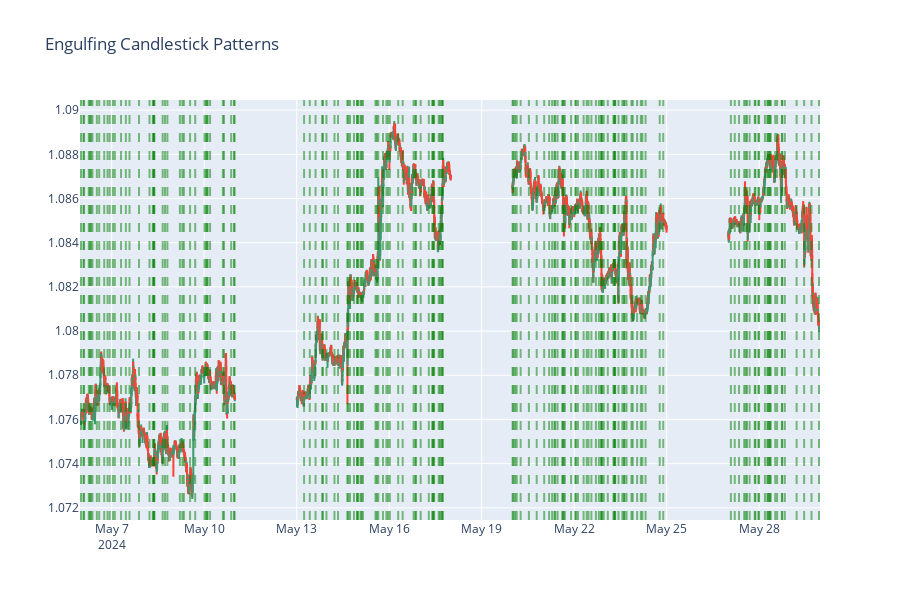

This figure's notebook cell:
### Code cell
# visualizing engulfs
engulfs = ohlc_df[ohlc_df['engulfing_pattern'] == True]

fig_engulf = go.Figure(fig)
fig_engulf.update_layout(title='Engulfing Candlestick Patterns')

for i, x in engulfs.iterrows():
    fig_engulf.add_vline(x=x['time'], line_width=2, line_dash="dash", opacity=0.5, line_color="green")
    
fig_engulf

### Figure 1 — Plotly figure (JSON) as saved in the notebook; plotly's stock layout.template omitted (floating-point values rounded to 4 significant figures; data arrays with more than 128 entries replaced by an {"elided": "..."} marker saying what was removed)
{"data": [{"close": {"elided": "5173 float values"}, "high": {"elided": "5173 float values"}, "low": {"elided": "5173 float values"}, "open": {"elided": "5173 float values"}, "type": "candlestick", "x": {"elided": "5173 str values"}}], "layout": {"height": 600, "shapes": [{"line": {"color": "green", "dash": "dash", "width": 2}, "opacity": 0.5, "type": "line", "x0": "2024-05-06T00:05:00", "x1": "2024-05-06T00:05:00", "xref": "x", "y0": 0, "y1": 1, "yref": "y domain"}, {"line": {"color": "green", "dash": "dash", "width": 2}, "opacity": 0.5, "type": "line", "x0": "2024-05-06T02:00:00", "x1": "2024-05-06T02:00:00", "xref": "x", "y0": 0, "y1": 1, "yref": "y domain"}, {"line": {"color": "green", "dash": "dash", "width": 2}, "opacity": 0.5, "type": "line", "x0": "2024-05-06T02:30:00", "x1": "2024-05-06T02:30:00", "xref": "x", "y0": 0, "y1": 1, "yref": "y domain"}, {"line": {"color": "green", "dash": "dash", "width": 2}, "opacity": 0.5, "type": "line", "x0": "2024-05-06T06:10:00", "x1": "2024-05-06T06:10:00", "xref": "x", "y0": 0, "y1": 1, "yref": "y domain"}, {"line": {"color": "green", "dash": "dash", "width": 2}, "opacity": 0.5, "type": "line", "x0": "2024-05-06T07:00:00", "x1": "2024-05-06T07:00:00", "xref": "x", "y0": 0, "y1": 1, "yref": "y domain"}, {"line": {"color": "green", "dash": "dash", "width": 2}, "opacity": 0.5, "type": "line", "x0": "2024-05-06T07:55:00", "x1": "2024-05-06T07:55:00", "xref": "x", "y0": 0, "y1": 1, "yref": "y domain"}, {"line": {"color": "green", "dash": "dash", "width": 2}, "opacity": 0.5, "type": "line", "x0": "2024-05-06T09:00:00", "x1": "2024-05-06T09:00:00", "xref": "x", "y0": 0, "y1": 1, "yref": "y domain"}, {"line": {"color": "green", "dash": "dash", "width": 2}, "opacity": 0.5, "type": "line", "x0": "2024-05-06T12:25:00", "x1": "2024-05-06T12:25:00", "xref": "x", "y0": 0, "y1": 1, "yref": "y domain"}, {"line": {"color": "green", "dash": "dash", "width": 2}, "opacity": 0.5, "type": "line", "x0": "2024-05-06T14:15:00", "x1": "2024-05-06T14:15:00", "xref": "x", "y0": 0, "y1": 1, "yref": "y domain"}, {"line": {"color": "green", "dash": "dash", "width": 2}, "opacity": 0.5, "type": "line", "x0": "2024-05-06T18:10:00", "x1": "2024-05-06T18:10:00", "xref": "x", "y0": 0, "y1": 1, "yref": "y domain"}, {"line": {"color": "green", "dash": "dash", "width": 2}, "opacity": 0.5, "type": "line", "x0": "2024-05-06T20:45:00", "x1": "2024-05-06T20:45:00", "xref": "x", "y0": 0, "y1": 1, "yref": "y domain"}, {"line": {"color": "green", "dash": "dash", "width": 2}, "opacity": 0.5, "type": "line", "x0": "2024-05-06T22:25:00", "x1": "2024-05-06T22:25:00", "xref": "x", "y0": 0, "y1": 1, "yref": "y domain"}, {"line": {"color": "green", "dash": "dash", "width": 2}, "opacity": 0.5, "type": "line", "x0": "2024-05-07T00:55:00", "x1": "2024-05-07T00:55:00", "xref": "x", "y0": 0, "y1": 1, "yref": "y domain"}, {"line": {"color": "green", "dash": "dash", "width": 2}, "opacity": 0.5, "type": "line", "x0": "2024-05-07T02:25:00", "x1": "2024-05-07T02:25:00", "xref": "x", "y0": 0, "y1": 1, "yref": "y domain"}, {"line": {"color": "green", "dash": "dash", "width": 2}, "opacity": 0.5, "type": "line", "x0": "2024-05-07T07:15:00", "x1": "2024-05-07T07:15:00", "xref": "x", "y0": 0, "y1": 1, "yref": "y domain"}, {"line": {"color": "green", "dash": "dash", "width": 2}, "opacity": 0.5, "type": "line", "x0": "2024-05-07T11:00:00", "x1": "2024-05-07T11:00:00", "xref": "x", "y0": 0, "y1": 1, "yref": "y domain"}, {"line": {"color": "green", "dash": "dash", "width": 2}, "opacity": 0.5, "type": "line", "x0": "2024-05-07T13:50:00", "x1": "2024-05-07T13:50:00", "xref": "x", "y0": 0, "y1": 1, "yref": "y domain"}, {"line": {"color": "green", "dash": "dash", "width": 2}, "opacity": 0.5, "type": "line", "x0": "2024-05-07T21:15:00", "x1": "2024-05-07T21:15:00", "xref": "x", "y0": 0, "y1": 1, "yref": "y domain"}, {"line": {"color": "green", "dash": "dash", "width": 2}, "opacity": 0.5, "type": "line", "x0": "2024-05-08T05:25:00", "x1": "2024-05-08T05:25:00", "xref": "x", "y0": 0, "y1": 1, "yref": "y domain"}, {"line": {"color": "green", "dash": "dash", "width": 2}, "opacity": 0.5, "type": "line", "x0": "2024-05-08T08:00:00", "x1": "2024-05-08T08:00:00", "xref": "x", "y0": 0, "y1": 1, "yref": "y domain"}, {"line": {"color": "green", "dash": "dash", "width": 2}, "opacity": 0.5, "type": "line", "x0": "2024-05-08T08:30:00", "x1": "2024-05-08T08:30:00", "xref": "x", "y0": 0, "y1": 1, "yref": "y domain"}, {"line": {"color": "green", "dash": "dash", "width": 2}, "opacity": 0.5, "type": "line", "x0": "2024-05-08T09:00:00", "x1": "2024-05-08T09:00:00", "xref": "x", "y0": 0, "y1": 1, "yref": "y domain"}, {"line": {"color": "green", "dash": "dash", "width": 2}, "opacity": 0.5, "type": "line", "x0": "2024-05-08T09:10:00", "x1": "2024-05-08T09:10:00", "xref": "x", "y0": 0, "y1": 1, "yref": "y domain"}, {"line": {"color": "green", "dash": "dash", "width": 2}, "opacity": 0.5, "type": "line", "x0": "2024-05-08T15:40:00", "x1": "2024-05-08T15:40:00", "xref": "x", "y0": 0, "y1": 1, "yref": "y domain"}, {"line": {"color": "green", "dash": "dash", "width": 2}, "opacity": 0.5, "type": "line", "x0": "2024-05-08T17:30:00", "x1": "2024-05-08T17:30:00", "xref": "x", "y0": 0, "y1": 1, "yref": "y domain"}, {"line": {"color": "green", "dash": "dash", "width": 2}, "opacity": 0.5, "type": "line", "x0": "2024-05-08T19:20:00", "x1": "2024-05-08T19:20:00", "xref": "x", "y0": 0, "y1": 1, "yref": "y domain"}, {"line": {"color": "green", "dash": "dash", "width": 2}, "opacity": 0.5, "type": "line", "x0": "2024-05-09T05:05:00", "x1": "2024-05-09T05:05:00", "xref": "x", "y0": 0, "y1": 1, "yref": "y domain"}, {"line": {"color": "green", "dash": "dash", "width": 2}, "opacity": 0.5, "type": "line", "x0": "2024-05-09T07:00:00", "x1": "2024-05-09T07:00:00", "xref": "x", "y0": 0, "y1": 1, "yref": "y domain"}, {"line": {"color": "green", "dash": "dash", "width": 2}, "opacity": 0.5, "type": "line", "x0": "2024-05-09T08:10:00", "x1": "2024-05-09T08:10:00", "xref": "x", "y0": 0, "y1": 1, "yref": "y domain"}, {"line": {"color": "green", "dash": "dash", "width": 2}, "opacity": 0.5, "type": "line", "x0": "2024-05-09T13:00:00", "x1": "2024-05-09T13:00:00", "xref": "x", "y0": 0, "y1": 1, "yref": "y domain"}, {"line": {"color": "green", "dash": "dash", "width": 2}, "opacity": 0.5, "type": "line", "x0": "2024-05-09T17:00:00", "x1": "2024-05-09T17:00:00", "xref": "x", "y0": 0, "y1": 1, "yref": "y domain"}, {"line": {"color": "green", "dash": "dash", "width": 2}, "opacity": 0.5, "type": "line", "x0": "2024-05-10T00:15:00", "x1": "2024-05-10T00:15:00", "xref": "x", "y0": 0, "y1": 1, "yref": "y domain"}, {"line": {"color": "green", "dash": "dash", "width": 2}, "opacity": 0.5, "type": "line", "x0": "2024-05-10T01:20:00", "x1": "2024-05-10T01:20:00", "xref": "x", "y0": 0, "y1": 1, "yref": "y domain"}, {"line": {"color": "green", "dash": "dash", "width": 2}, "opacity": 0.5, "type": "line", "x0": "2024-05-10T02:25:00", "x1": "2024-05-10T02:25:00", "xref": "x", "y0": 0, "y1": 1, "yref": "y domain"}, {"line": {"color": "green", "dash": "dash", "width": 2}, "opacity": 0.5, "type": "line", "x0": "2024-05-10T02:30:00", "x1": "2024-05-10T02:30:00", "xref": "x", "y0": 0, "y1": 1, "yref": "y domain"}, {"line": {"color": "green", "dash": "dash", "width": 2}, "opacity": 0.5, "type": "line", "x0": "2024-05-10T04:35:00", "x1": "2024-05-10T04:35:00", "xref": "x", "y0": 0, "y1": 1, "yref": "y domain"}, {"line": {"color": "green", "dash": "dash", "width": 2}, "opacity": 0.5, "type": "line", "x0": "2024-05-10T14:30:00", "x1": "2024-05-10T14:30:00", "xref": "x", "y0": 0, "y1": 1, "yref": "y domain"}, {"line": {"color": "green", "dash": "dash", "width": 2}, "opacity": 0.5, "type": "line", "x0": "2024-05-10T15:25:00", "x1": "2024-05-10T15:25:00", "xref": "x", "y0": 0, "y1": 1, "yref": "y domain"}, {"line": {"color": "green", "dash": "dash", "width": 2}, "opacity": 0.5, "type": "line", "x0": "2024-05-10T21:00:00", "x1": "2024-05-10T21:00:00", "xref": "x", "y0": 0, "y1": 1, "yref": "y domain"}, {"line": {"color": "green", "dash": "dash", "width": 2}, "opacity": 0.5, "type": "line", "x0": "2024-05-10T23:10:00", "x1": "2024-05-10T23:10:00", "xref": "x", "y0": 0, "y1": 1, "yref": "y domain"}, {"line": {"color": "green", "dash": "dash", "width": 2}, "opacity": 0.5, "type": "line", "x0": "2024-05-10T23:40:00", "x1": "2024-05-10T23:40:00", "xref": "x", "y0": 0, "y1": 1, "yref": "y domain"}, {"line": {"color": "green", "dash": "dash", "width": 2}, "opacity": 0.5, "type": "line", "x0": "2024-05-13T05:45:00", "x1": "2024-05-13T05:45:00", "xref": "x", "y0": 0, "y1": 1, "yref": "y domain"}, {"line": {"color": "green", "dash": "dash", "width": 2}, "opacity": 0.5, "type": "line", "x0": "2024-05-13T10:10:00", "x1": "2024-05-13T10:10:00", "xref": "x", "y0": 0, "y1": 1, "yref": "y domain"}, {"line": {"color": "green", "dash": "dash", "width": 2}, "opacity": 0.5, "type": "line", "x0": "2024-05-13T14:40:00", "x1": "2024-05-13T14:40:00", "xref": "x", "y0": 0, "y1": 1, "yref": "y domain"}, {"line": {"color": "green", "dash": "dash", "width": 2}, "opacity": 0.5, "type": "line", "x0": "2024-05-13T19:50:00", "x1": "2024-05-13T19:50:00", "xref": "x", "y0": 0, "y1": 1, "yref": "y domain"}, {"line": {"color": "green", "dash": "dash", "width": 2}, "opacity": 0.5, "type": "line", "x0": "2024-05-13T20:25:00", "x1": "2024-05-13T20:25:00", "xref": "x", "y0": 0, "y1": 1, "yref": "y domain"}, {"line": {"color": "green", "dash": "dash", "width": 2}, "opacity": 0.5, "type": "line", "x0": "2024-05-13T23:10:00", "x1": "2024-05-13T23:10:00", "xref": "x", "y0": 0, "y1": 1, "yref": "y domain"}, {"line": {"color": "green", "dash": "dash", "width": 2}, "opacity": 0.5, "type": "line", "x0": "2024-05-14T05:25:00", "x1": "2024-05-14T05:25:00", "xref": "x", "y0": 0, "y1": 1, "yref": "y domain"}, {"line": {"color": "green", "dash": "dash", "width": 2}, "opacity": 0.5, "type": "line", "x0": "2024-05-14T08:10:00", "x1": "2024-05-14T08:10:00", "xref": "x", "y0": 0, "y1": 1, "yref": "y domain"}, {"line": {"color": "green", "dash": "dash", "width": 2}, "opacity": 0.5, "type": "line", "x0": "2024-05-14T15:25:00", "x1": "2024-05-14T15:25:00", "xref": "x", "y0": 0, "y1": 1, "yref": "y domain"}, {"line": {"color": "green", "dash": "dash", "width": 2}, "opacity": 0.5, "type": "line", "x0": "2024-05-14T16:05:00", "x1": "2024-05-14T16:05:00", "xref": "x", "y0": 0, "y1": 1, "yref": "y domain"}, {"line": {"color": "green", "dash": "dash", "width": 2}, "opacity": 0.5, "type": "line", "x0": "2024-05-14T17:30:00", "x1": "2024-05-14T17:30:00", "xref": "x", "y0": 0, "y1": 1, "yref": "y domain"}, {"line": {"color": "green", "dash": "dash", "width": 2}, "opacity": 0.5, "type": "line", "x0": "2024-05-14T20:35:00", "x1": "2024-05-14T20:35:00", "xref": "x", "y0": 0, "y1": 1, "yref": "y domain"}, {"line": {"color": "green", "dash": "dash", "width": 2}, "opacity": 0.5, "type": "line", "x0": "2024-05-14T22:55:00", "x1": "2024-05-14T22:55:00", "xref": "x", "y0": 0, "y1": 1, "yref": "y domain"}, {"line": {"color": "green", "dash": "dash", "width": 2}, "opacity": 0.5, "type": "line", "x0": "2024-05-14T23:15:00", "x1": "2024-05-14T23:15:00", "xref": "x", "y0": 0, "y1": 1, "yref": "y domain"}, {"line": {"color": "green", "dash": "dash", "width": 2}, "opacity": 0.5, "type": "line", "x0": "2024-05-15T00:00:00", "x1": "2024-05-15T00:00:00", "xref": "x", "y0": 0, "y1": 1, "yref": "y domain"}, {"line": {"color": "green", "dash": "dash", "width": 2}, "opacity": 0.5, "type": "line", "x0": "2024-05-15T01:55:00", "x1": "2024-05-15T01:55:00", "xref": "x", "y0": 0, "y1": 1, "yref": "y domain"}, {"line": {"color": "green", "dash": "dash", "width": 2}, "opacity": 0.5, "type": "line", "x0": "2024-05-15T02:30:00", "x1": "2024-05-15T02:30:00", "xref": "x", "y0": 0, "y1": 1, "yref": "y domain"}, {"line": {"color": "green", "dash": "dash", "width": 2}, "opacity": 0.5, "type": "line", "x0": "2024-05-15T03:35:00", "x1": "2024-05-15T03:35:00", "xref": "x", "y0": 0, "y1": 1, "yref": "y domain"}, {"line": {"color": "green", "dash": "dash", "width": 2}, "opacity": 0.5, "type": "line", "x0": "2024-05-15T13:20:00", "x1": "2024-05-15T13:20:00", "xref": "x", "y0": 0, "y1": 1, "yref": "y domain"}, {"line": {"color": "green", "dash": "dash", "width": 2}, "opacity": 0.5, "type": "line", "x0": "2024-05-15T14:20:00", "x1": "2024-05-15T14:20:00", "xref": "x", "y0": 0, "y1": 1, "yref": "y domain"}, {"line": {"color": "green", "dash": "dash", "width": 2}, "opacity": 0.5, "type": "line", "x0": "2024-05-15T15:30:00", "x1": "2024-05-15T15:30:00", "xref": "x", "y0": 0, "y1": 1, "yref": "y domain"}, {"line": {"color": "green", "dash": "dash", "width": 2}, "opacity": 0.5, "type": "line", "x0": "2024-05-15T19:10:00", "x1": "2024-05-15T19:10:00", "xref": "x", "y0": 0, "y1": 1, "yref": "y domain"}, {"line": {"color": "green", "dash": "dash", "width": 2}, "opacity": 0.5, "type": "line", "x0": "2024-05-15T21:50:00", "x1": "2024-05-15T21:50:00", "xref": "x", "y0": 0, "y1": 1, "yref": "y domain"}, {"line": {"color": "green", "dash": "dash", "width": 2}, "opacity": 0.5, "type": "line", "x0": "2024-05-15T23:10:00", "x1": "2024-05-15T23:10:00", "xref": "x", "y0": 0, "y1": 1, "yref": "y domain"}, {"line": {"color": "green", "dash": "dash", "width": 2}, "opacity": 0.5, "type": "line", "x0": "2024-05-16T00:30:00", "x1": "2024-05-16T00:30:00", "xref": "x", "y0": 0, "y1": 1, "yref": "y domain"}, {"line": {"color": "green", "dash": "dash", "width": 2}, "opacity": 0.5, "type": "line", "x0": "2024-05-16T07:00:00", "x1": "2024-05-16T07:00:00", "xref": "x", "y0": 0, "y1": 1, "yref": "y domain"}, {"line": {"color": "green", "dash": "dash", "width": 2}, "opacity": 0.5, "type": "line", "x0": "2024-05-16T10:30:00", "x1": "2024-05-16T10:30:00", "xref": "x", "y0": 0, "y1": 1, "yref": "y domain"}, {"line": {"color": "green", "dash": "dash", "width": 2}, "opacity": 0.5, "type": "line", "x0": "2024-05-16T19:00:00", "x1": "2024-05-16T19:00:00", "xref": "x", "y0": 0, "y1": 1, "yref": "y domain"}, {"line": {"color": "green", "dash": "dash", "width": 2}, "opacity": 0.5, "type": "line", "x0": "2024-05-16T20:20:00", "x1": "2024-05-16T20:20:00", "xref": "x", "y0": 0, "y1": 1, "yref": "y domain"}, {"line": {"color": "green", "dash": "dash", "width": 2}, "opacity": 0.5, "type": "line", "x0": "2024-05-16T20:55:00", "x1": "2024-05-16T20:55:00", "xref": "x", "y0": 0, "y1": 1, "yref": "y domain"}, {"line": {"color": "green", "dash": "dash", "width": 2}, "opacity": 0.5, "type": "line", "x0": "2024-05-17T00:30:00", "x1": "2024-05-17T00:30:00", "xref": "x", "y0": 0, "y1": 1, "yref": "y domain"}, {"line": {"color": "green", "dash": "dash", "width": 2}, "opacity": 0.5, "type": "line", "x0": "2024-05-17T06:50:00", "x1": "2024-05-17T06:50:00", "xref": "x", "y0": 0, "y1": 1, "yref": "y domain"}, {"line": {"color": "green", "dash": "dash", "width": 2}, "opacity": 0.5, "type": "line", "x0": "2024-05-17T09:35:00", "x1": "2024-05-17T09:35:00", "xref": "x", "y0": 0, "y1": 1, "yref": "y domain"}, {"line": {"color": "green", "dash": "dash", "width": 2}, "opacity": 0.5, "type": "line", "x0": "2024-05-17T09:55:00", "x1": "2024-05-17T09:55:00", "xref": "x", "y0": 0, "y1": 1, "yref": "y domain"}, {"line": {"color": "green", "dash": "dash", "width": 2}, "opacity": 0.5, "type": "line", "x0": "2024-05-17T10:30:00", "x1": "2024-05-17T10:30:00", "xref": "x", "y0": 0, "y1": 1, "yref": "y domain"}, {"line": {"color": "green", "dash": "dash", "width": 2}, "opacity": 0.5, "type": "line", "x0": "2024-05-17T11:00:00", "x1": "2024-05-17T11:00:00", "xref": "x", "y0": 0, "y1": 1, "yref": "y domain"}, {"line": {"color": "green", "dash": "dash", "width": 2}, "opacity": 0.5, "type": "line", "x0": "2024-05-17T14:30:00", "x1": "2024-05-17T14:30:00", "xref": "x", "y0": 0, "y1": 1, "yref": "y domain"}, {"line": {"color": "green", "dash": "dash", "width": 2}, "opacity": 0.5, "type": "line", "x0": "2024-05-17T15:30:00", "x1": "2024-05-17T15:30:00", "xref": "x", "y0": 0, "y1": 1, "yref": "y domain"}, {"line": {"color": "green", "dash": "dash", "width": 2}, "opacity": 0.5, "type": "line", "x0": "2024-05-17T16:45:00", "x1": "2024-05-17T16:45:00", "xref": "x", "y0": 0, "y1": 1, "yref": "y domain"}, {"line": {"color": "green", "dash": "dash", "width": 2}, "opacity": 0.5, "type": "line", "x0": "2024-05-17T17:25:00", "x1": "2024-05-17T17:25:00", "xref": "x", "y0": 0, "y1": 1, "yref": "y domain"}, {"line": {"color": "green", "dash": "dash", "width": 2}, "opacity": 0.5, "type": "line", "x0": "2024-05-17T17:40:00", "x1": "2024-05-17T17:40:00", "xref": "x", "y0": 0, "y1": 1, "yref": "y domain"}, {"line": {"color": "green", "dash": "dash", "width": 2}, "opacity": 0.5, "type": "line", "x0": "2024-05-20T00:05:00", "x1": "2024-05-20T00:05:00", "xref": "x", "y0": 0, "y1": 1, "yref": "y domain"}, {"line": {"color": "green", "dash": "dash", "width": 2}, "opacity": 0.5, "type": "line", "x0": "2024-05-20T00:40:00", "x1": "2024-05-20T00:40:00", "xref": "x", "y0": 0, "y1": 1, "yref": "y domain"}, {"line": {"color": "green", "dash": "dash", "width": 2}, "opacity": 0.5, "type": "line", "x0": "2024-05-20T02:00:00", "x1": "2024-05-20T02:00:00", "xref": "x", "y0": 0, "y1": 1, "yref": "y domain"}, {"line": {"color": "green", "dash": "dash", "width": 2}, "opacity": 0.5, "type": "line", "x0": "2024-05-20T03:15:00", "x1": "2024-05-20T03:15:00", "xref": "x", "y0": 0, "y1": 1, "yref": "y domain"}, {"line": {"color": "green", "dash": "dash", "width": 2}, "opacity": 0.5, "type": "line", "x0": "2024-05-20T06:20:00", "x1": "2024-05-20T06:20:00", "xref": "x", "y0": 0, "y1": 1, "yref": "y domain"}, {"line": {"color": "green", "dash": "dash", "width": 2}, "opacity": 0.5, "type": "line", "x0": "2024-05-20T12:45:00", "x1": "2024-05-20T12:45:00", "xref": "x", "y0": 0, "y1": 1, "yref": "y domain"}, {"line": {"color": "green", "dash": "dash", "width": 2}, "opacity": 0.5, "type": "line", "x0": "2024-05-20T18:50:00", "x1": "2024-05-20T18:50:00", "xref": "x", "y0": 0, "y1": 1, "yref": "y domain"}, {"line": {"color": "green", "dash": "dash", "width": 2}, "opacity": 0.5, "type": "line", "x0": "2024-05-21T00:40:00", "x1": "2024-05-21T00:40:00", "xref": "x", "y0": 0, "y1": 1, "yref": "y domain"}, {"line": {"color": "green", "dash": "dash", "width": 2}, "opacity": 0.5, "type": "line", "x0": "2024-05-21T04:30:00", "x1": "2024-05-21T04:30:00", "xref": "x", "y0": 0, "y1": 1, "yref": "y domain"}, {"line": {"color": "green", "dash": "dash", "width": 2}, "opacity": 0.5, "type": "line", "x0": "2024-05-21T06:50:00", "x1": "2024-05-21T06:50:00", "xref": "x", "y0": 0, "y1": 1, "yref": "y domain"}, {"line": {"color": "green", "dash": "dash", "width": 2}, "opacity": 0.5, "type": "line", "x0": "2024-05-21T08:40:00", "x1": "2024-05-21T08:40:00", "xref": "x", "y0": 0, "y1": 1, "yref": "y domain"}, {"line": {"color": "green", "dash": "dash", "width": 2}, "opacity": 0.5, "type": "line", "x0": "2024-05-21T09:15:00", "x1": "2024-05-21T09:15:00", "xref": "x", "y0": 0, "y1": 1, "yref": "y domain"}, {"line": {"color": "green", "dash": "dash", "width": 2}, "opacity": 0.5, "type": "line", "x0": "2024-05-21T11:05:00", "x1": "2024-05-21T11:05:00", "xref": "x", "y0": 0, "y1": 1, "yref": "y domain"}, {"line": {"color": "green", "dash": "dash", "width": 2}, "opacity": 0.5, "type": "line", "x0": "2024-05-21T14:50:00", "x1": "2024-05-21T14:50:00", "xref": "x", "y0": 0, "y1": 1, "yref": "y domain"}, {"line": {"color": "green", "dash": "dash", "width": 2}, "opacity": 0.5, "type": "line", "x0": "2024-05-21T15:05:00", "x1": "2024-05-21T15:05:00", "xref": "x", "y0": 0, "y1": 1, "yref": "y domain"}, {"line": {"color": "green", "dash": "dash", "width": 2}, "opacity": 0.5, "type": "line", "x0": "2024-05-21T15:50:00", "x1": "2024-05-21T15:50:00", "xref": "x", "y0": 0, "y1": 1, "yref": "y domain"}, {"line": {"color": "green", "dash": "dash", "width": 2}, "opacity": 0.5, "type": "line", "x0": "2024-05-21T16:45:00", "x1": "2024-05-21T16:45:00", "xref": "x", "y0": 0, "y1": 1, "yref": "y domain"}, {"line": {"color": "green", "dash": "dash", "width": 2}, "opacity": 0.5, "type": "line", "x0": "2024-05-21T21:35:00", "x1": "2024-05-21T21:35:00", "xref": "x", "y0": 0, "y1": 1, "yref": "y domain"}, {"line": {"color": "green", "dash": "dash", "width": 2}, "opacity": 0.5, "type": "line", "x0": "2024-05-22T00:50:00", "x1": "2024-05-22T00:50:00", "xref": "x", "y0": 0, "y1": 1, "yref": "y domain"}, {"line": {"color": "green", "dash": "dash", "width": 2}, "opacity": 0.5, "type": "line", "x0": "2024-05-22T01:30:00", "x1": "2024-05-22T01:30:00", "xref": "x", "y0": 0, "y1": 1, "yref": "y domain"}, {"line": {"color": "green", "dash": "dash", "width": 2}, "opacity": 0.5, "type": "line", "x0": "2024-05-22T02:55:00", "x1": "2024-05-22T02:55:00", "xref": "x", "y0": 0, "y1": 1, "yref": "y domain"}, {"line": {"color": "green", "dash": "dash", "width": 2}, "opacity": 0.5, "type": "line", "x0": "2024-05-22T07:20:00", "x1": "2024-05-22T07:20:00", "xref": "x", "y0": 0, "y1": 1, "yref": "y domain"}, {"line": {"color": "green", "dash": "dash", "width": 2}, "opacity": 0.5, "type": "line", "x0": "2024-05-22T09:45:00", "x1": "2024-05-22T09:45:00", "xref": "x", "y0": 0, "y1": 1, "yref": "y domain"}, {"line": {"color": "green", "dash": "dash", "width": 2}, "opacity": 0.5, "type": "line", "x0": "2024-05-22T11:10:00", "x1": "2024-05-22T11:10:00", "xref": "x", "y0": 0, "y1": 1, "yref": "y domain"}, {"line": {"color": "green", "dash": "dash", "width": 2}, "opacity": 0.5, "type": "line", "x0": "2024-05-22T13:25:00", "x1": "2024-05-22T13:25:00", "xref": "x", "y0": 0, "y1": 1, "yref": "y domain"}, {"line": {"color": "green", "dash": "dash", "width": 2}, "opacity": 0.5, "type": "line", "x0": "2024-05-22T16:55:00", "x1": "2024-05-22T16:55:00", "xref": "x", "y0": 0, "y1": 1, "yref": "y domain"}, {"line": {"color": "green", "dash": "dash", "width": 2}, "opacity": 0.5, "type": "line", "x0": "2024-05-22T19:15:00", "x1": "2024-05-22T19:15:00", "xref": "x", "y0": 0, "y1": 1, "yref": "y domain"}, {"line": {"color": "green", "dash": "dash", "width": 2}, "opacity": 0.5, "type": "line", "x0": "2024-05-22T21:00:00", "x1": "2024-05-22T21:00:00", "xref": "x", "y0": 0, "y1": 1, "yref": "y domain"}, {"line": {"color": "green", "dash": "dash", "width": 2}, "opacity": 0.5, "type": "line", "x0": "2024-05-22T21:10:00", "x1": "2024-05-22T21:10:00", "xref": "x", "y0": 0, "y1": 1, "yref": "y domain"}, {"line": {"color": "green", "dash": "dash", "width": 2}, "opacity": 0.5, "type": "line", "x0": "2024-05-22T21:45:00", "x1": "2024-05-22T21:45:00", "xref": "x", "y0": 0, "y1": 1, "yref": "y domain"}, {"line": {"color": "green", "dash": "dash", "width": 2}, "opacity": 0.5, "type": "line", "x0": "2024-05-22T23:00:00", "x1": "2024-05-22T23:00:00", "xref": "x", "y0": 0, "y1": 1, "yref": "y domain"}, {"line": {"color": "green", "dash": "dash", "width": 2}, "opacity": 0.5, "type": "line", "x0": "2024-05-23T02:10:00", "x1": "2024-05-23T02:10:00", "xref": "x", "y0": 0, "y1": 1, "yref": "y domain"}, {"line": {"color": "green", "dash": "dash", "width": 2}, "opacity": 0.5, "type": "line", "x0": "2024-05-23T06:35:00", "x1": "2024-05-23T06:35:00", "xref": "x", "y0": 0, "y1": 1, "yref": "y domain"}, {"line": {"color": "green", "dash": "dash", "width": 2}, "opacity": 0.5, "type": "line", "x0": "2024-05-23T07:05:00", "x1": "2024-05-23T07:05:00", "xref": "x", "y0": 0, "y1": 1, "yref": "y domain"}, {"line": {"color": "green", "dash": "dash", "width": 2}, "opacity": 0.5, "type": "line", "x0": "2024-05-23T07:45:00", "x1": "2024-05-23T07:45:00", "xref": "x", "y0": 0, "y1": 1, "yref": "y domain"}, {"line": {"color": "green", "dash": "dash", "width": 2}, "opacity": 0.5, "type": "line", "x0": "2024-05-23T07:55:00", "x1": "2024-05-23T07:55:00", "xref": "x", "y0": 0, "y1": 1, "yref": "y domain"}, {"line": {"color": "green", "dash": "dash", "width": 2}, "opacity": 0.5, "type": "line", "x0": "2024-05-23T10:30:00", "x1": "2024-05-23T10:30:00", "xref": "x", "y0": 0, "y1": 1, "yref": "y domain"}, {"line": {"color": "green", "dash": "dash", "width": 2}, "opacity": 0.5, "type": "line", "x0": "2024-05-23T13:30:00", "x1": "2024-05-23T13:30:00", "xref": "x", "y0": 0, "y1": 1, "yref": "y domain"}, {"line": {"color": "green", "dash": "dash", "width": 2}, "opacity": 0.5, "type": "line", "x0": "2024-05-23T14:45:00", "x1": "2024-05-23T14:45:00", "xref": "x", "y0": 0, "y1": 1, "yref": "y domain"}, {"line": {"color": "green", "dash": "dash", "width": 2}, "opacity": 0.5, "type": "line", "x0": "2024-05-23T15:10:00", "x1": "2024-05-23T15:10:00", "xref": "x", "y0": 0, "y1": 1, "yref": "y domain"}, {"line": {"color": "green", "dash": "dash", "width": 2}, "opacity": 0.5, "type": "line", "x0": "2024-05-23T16:45:00", "x1": "2024-05-23T16:45:00", "xref": "x", "y0": 0, "y1": 1, "yref": "y domain"}, {"line": {"color": "green", "dash": "dash", "width": 2}, "opacity": 0.5, "type": "line", "x0": "2024-05-23T20:35:00", "x1": "2024-05-23T20:35:00", "xref": "x", "y0": 0, "y1": 1, "yref": "y domain"}, {"line": {"color": "green", "dash": "dash", "width": 2}, "opacity": 0.5, "type": "line", "x0": "2024-05-23T21:35:00", "x1": "2024-05-23T21:35:00", "xref": "x", "y0": 0, "y1": 1, "yref": "y domain"}, {"line": {"color": "green", "dash": "dash", "width": 2}, "opacity": 0.5, "type": "line", "x0": "2024-05-24T01:00:00", "x1": "2024-05-24T01:00:00", "xref": "x", "y0": 0, "y1": 1, "yref": "y domain"}, {"line": {"color": "green", "dash": "dash", "width": 2}, "opacity": 0.5, "type": "line", "x0": "2024-05-24T03:55:00", "x1": "2024-05-24T03:55:00", "xref": "x", "y0": 0, "y1": 1, "yref": "y domain"}, {"line": {"color": "green", "dash": "dash", "width": 2}, "opacity": 0.5, "type": "line", "x0": "2024-05-24T05:05:00", "x1": "2024-05-24T05:05:00", "xref": "x", "y0": 0, "y1": 1, "yref": "y domain"}, {"line": {"color": "green", "dash": "dash", "width": 2}, "opacity": 0.5, "type": "line", "x0": "2024-05-24T07:35:00", "x1": "2024-05-24T07:35:00", "xref": "x", "y0": 0, "y1": 1, "yref": "y domain"}, {"line": {"color": "green", "dash": "dash", "width": 2}, "opacity": 0.5, "type": "line", "x0": "2024-05-24T18:35:00", "x1": "2024-05-24T18:35:00", "xref": "x", "y0": 0, "y1": 1, "yref": "y domain"}, {"line": {"color": "green", "dash": "dash", "width": 2}, "opacity": 0.5, "type": "line", "x0": "2024-05-24T21:20:00", "x1": "2024-05-24T21:20:00", "xref": "x", "y0": 0, "y1": 1, "yref": "y domain"}, {"line": {"color": "green", "dash": "dash", "width": 2}, "opacity": 0.5, "type": "line", "x0": "2024-05-27T02:00:00", "x1": "2024-05-27T02:00:00", "xref": "x", "y0": 0, "y1": 1, "yref": "y domain"}, {"line": {"color": "green", "dash": "dash", "width": 2}, "opacity": 0.5, "type": "line", "x0": "2024-05-27T05:00:00", "x1": "2024-05-27T05:00:00", "xref": "x", "y0": 0, "y1": 1, "yref": "y domain"}, {"line": {"color": "green", "dash": "dash", "width": 2}, "opacity": 0.5, "type": "line", "x0": "2024-05-27T08:20:00", "x1": "2024-05-27T08:20:00", "xref": "x", "y0": 0, "y1": 1, "yref": "y domain"}, {"line": {"color": "green", "dash": "dash", "width": 2}, "opacity": 0.5, "type": "line", "x0": "2024-05-27T12:20:00", "x1": "2024-05-27T12:20:00", "xref": "x", "y0": 0, "y1": 1, "yref": "y domain"}, {"line": {"color": "green", "dash": "dash", "width": 2}, "opacity": 0.5, "type": "line", "x0": "2024-05-27T13:30:00", "x1": "2024-05-27T13:30:00", "xref": "x", "y0": 0, "y1": 1, "yref": "y domain"}, {"line": {"color": "green", "dash": "dash", "width": 2}, "opacity": 0.5, "type": "line", "x0": "2024-05-27T14:30:00", "x1": "2024-05-27T14:30:00", "xref": "x", "y0": 0, "y1": 1, "yref": "y domain"}, {"line": {"color": "green", "dash": "dash", "width": 2}, "opacity": 0.5, "type": "line", "x0": "2024-05-27T16:35:00", "x1": "2024-05-27T16:35:00", "xref": "x", "y0": 0, "y1": 1, "yref": "y domain"}, {"line": {"color": "green", "dash": "dash", "width": 2}, "opacity": 0.5, "type": "line", "x0": "2024-05-27T20:35:00", "x1": "2024-05-27T20:35:00", "xref": "x", "y0": 0, "y1": 1, "yref": "y domain"}, {"line": {"color": "green", "dash": "dash", "width": 2}, "opacity": 0.5, "type": "line", "x0": "2024-05-27T21:05:00", "x1": "2024-05-27T21:05:00", "xref": "x", "y0": 0, "y1": 1, "yref": "y domain"}, {"line": {"color": "green", "dash": "dash", "width": 2}, "opacity": 0.5, "type": "line", "x0": "2024-05-27T23:25:00", "x1": "2024-05-27T23:25:00", "xref": "x", "y0": 0, "y1": 1, "yref": "y domain"}, {"line": {"color": "green", "dash": "dash", "width": 2}, "opacity": 0.5, "type": "line", "x0": "2024-05-27T23:55:00", "x1": "2024-05-27T23:55:00", "xref": "x", "y0": 0, "y1": 1, "yref": "y domain"}, {"line": {"color": "green", "dash": "dash", "width": 2}, "opacity": 0.5, "type": "line", "x0": "2024-05-28T04:30:00", "x1": "2024-05-28T04:30:00", "xref": "x", "y0": 0, "y1": 1, "yref": "y domain"}, {"line": {"color": "green", "dash": "dash", "width": 2}, "opacity": 0.5, "type": "line", "x0": "2024-05-28T06:20:00", "x1": "2024-05-28T06:20:00", "xref": "x", "y0": 0, "y1": 1, "yref": "y domain"}, {"line": {"color": "green", "dash": "dash", "width": 2}, "opacity": 0.5, "type": "line", "x0": "2024-05-28T07:00:00", "x1": "2024-05-28T07:00:00", "xref": "x", "y0": 0, "y1": 1, "yref": "y domain"}, {"line": {"color": "green", "dash": "dash", "width": 2}, "opacity": 0.5, "type": "line", "x0": "2024-05-28T07:55:00", "x1": "2024-05-28T07:55:00", "xref": "x", "y0": 0, "y1": 1, "yref": "y domain"}, {"line": {"color": "green", "dash": "dash", "width": 2}, "opacity": 0.5, "type": "line", "x0": "2024-05-28T08:20:00", "x1": "2024-05-28T08:20:00", "xref": "x", "y0": 0, "y1": 1, "yref": "y domain"}, {"line": {"color": "green", "dash": "dash", "width": 2}, "opacity": 0.5, "type": "line", "x0": "2024-05-28T09:00:00", "x1": "2024-05-28T09:00:00", "xref": "x", "y0": 0, "y1": 1, "yref": "y domain"}, {"line": {"color": "green", "dash": "dash", "width": 2}, "opacity": 0.5, "type": "line", "x0": "2024-05-28T12:30:00", "x1": "2024-05-28T12:30:00", "xref": "x", "y0": 0, "y1": 1, "yref": "y domain"}, {"line": {"color": "green", "dash": "dash", "width": 2}, "opacity": 0.5, "type": "line", "x0": "2024-05-28T14:00:00", "x1": "2024-05-28T14:00:00", "xref": "x", "y0": 0, "y1": 1, "yref": "y domain"}, {"line": {"color": "green", "dash": "dash", "width": 2}, "opacity": 0.5, "type": "line", "x0": "2024-05-28T17:40:00", "x1": "2024-05-28T17:40:00", "xref": "x", "y0": 0, "y1": 1, "yref": "y domain"}, {"line": {"color": "green", "dash": "dash", "width": 2}, "opacity": 0.5, "type": "line", "x0": "2024-05-28T18:00:00", "x1": "2024-05-28T18:00:00", "xref": "x", "y0": 0, "y1": 1, "yref": "y domain"}, {"line": {"color": "green", "dash": "dash", "width": 2}, "opacity": 0.5, "type": "line", "x0": "2024-05-28T20:00:00", "x1": "2024-05-28T20:00:00", "xref": "x", "y0": 0, "y1": 1, "yref": "y domain"}, {"line": {"color": "green", "dash": "dash", "width": 2}, "opacity": 0.5, "type": "line", "x0": "2024-05-29T05:10:00", "x1": "2024-05-29T05:10:00", "xref": "x", "y0": 0, "y1": 1, "yref": "y domain"}, {"line": {"color": "green", "dash": "dash", "width": 2}, "opacity": 0.5, "type": "line", "x0": "2024-05-29T11:00:00", "x1": "2024-05-29T11:00:00", "xref": "x", "y0": 0, "y1": 1, "yref": "y domain"}, {"line": {"color": "green", "dash": "dash", "width": 2}, "opacity": 0.5, "type": "line", "x0": "2024-05-29T16:45:00", "x1": "2024-05-29T16:45:00", "xref": "x", "y0": 0, "y1": 1, "yref": "y domain"}, {"line": {"color": "green", "dash": "dash", "width": 2}, "opacity": 0.5, "type": "line", "x0": "2024-05-29T22:35:00", "x1": "2024-05-29T22:35:00", "xref": "x", "y0": 0, "y1": 1, "yref": "y domain"}], "title": {"text": "Engulfing Candlestick Patterns"}, "xaxis": {"rangeslider": {"visible": false}}}}
